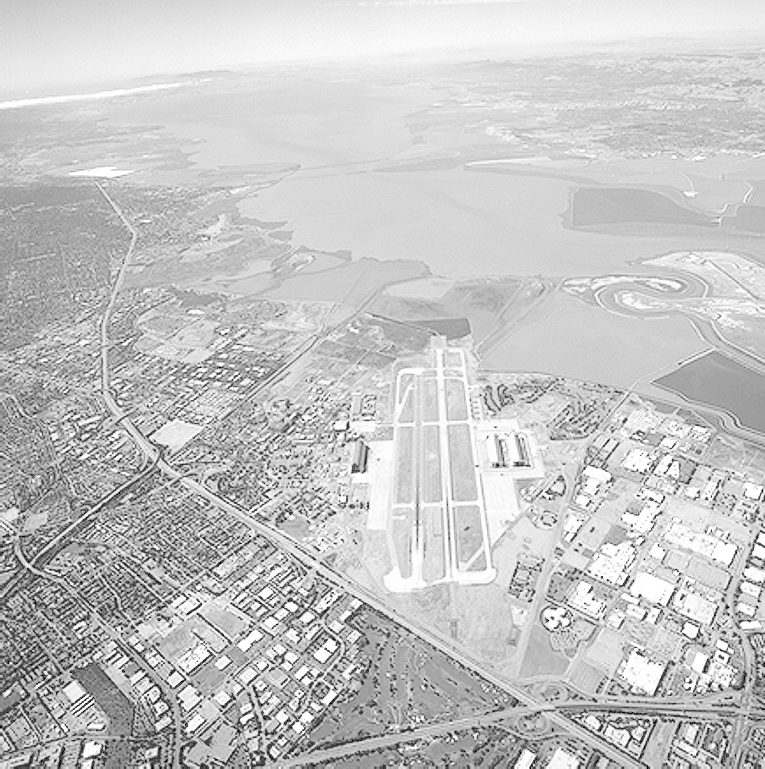
#> input picture runway.png, 765 x 769 px
$ jupyter execute 'Question 1.ipynb'
#> lines starting #> are read from the running program, lines starting #| are printed output that depends on the picture; after the words box and inside, x2 and y2 are one past the last pixel; in counts of white or black regions, pixels touching at a corner belong together
Question 01

[cell 1]
#Question 01. (a) Gamma correction with γ=0.5

import cv2 as cv
import numpy as np
import matplotlib.pyplot as plt

f = cv.imread('runway.png')
#> f is the input picture: shape (769, 765, 3); min 0, max 255, mean 197.1
assert f is not None, "Image not found"

gamma = 0.5
t = np.array(255 * (f / 255) ** gamma, dtype=np.uint8)
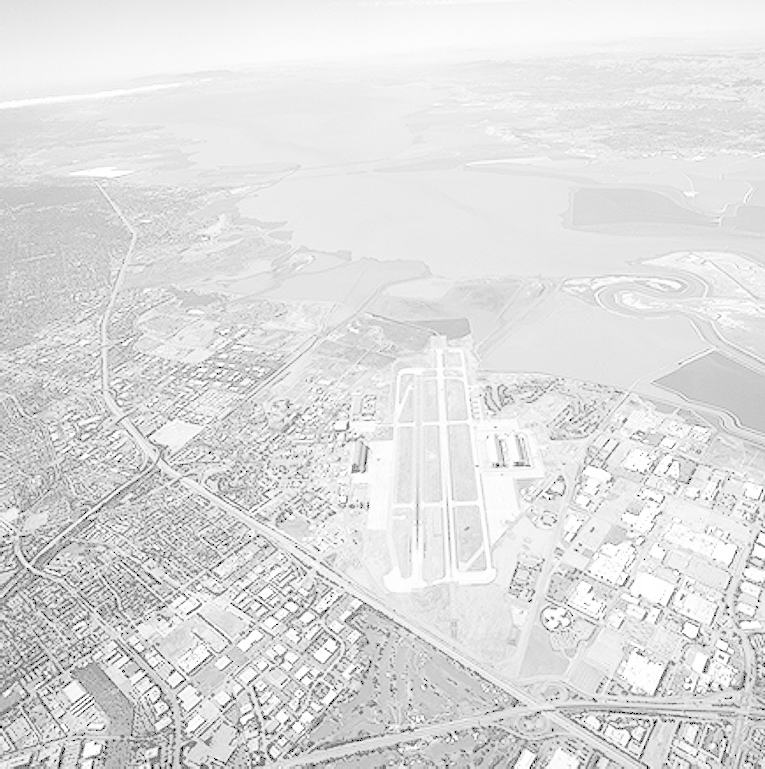
#> t: shape (769, 765, 3); min 0, max 255, mean 222
plt.figure(figsize=(10, 5))
plt.imshow(t)
plt.title('Gamma Correction with γ=0.5')
plt.axis('off')
plt.show()

[cell 2]
#Question 01. (a) Gamma correction with γ=2

import cv2 as cv
import numpy as np
import matplotlib.pyplot as plt

f = cv.imread('runway.png')
assert f is not None, "Image not found"
gamma = 2
t = np.array(255 * (f / 255) ** gamma, dtype=np.uint8)
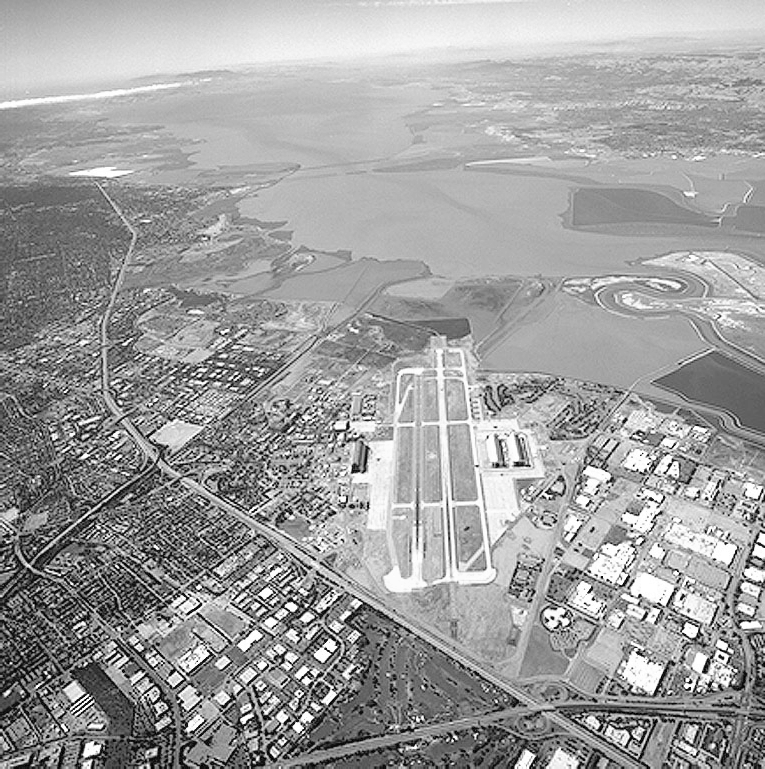
#> t: shape (769, 765, 3); min 0, max 255, mean 158.5
plt.imshow(t)
plt.title('Gamma Correction with γ=2')
plt.axis('off')
plt.show()

[cell 3]
#Contrast stretching with r1=0.2 and r2=0.8

import cv2 as cv
import numpy as np
import matplotlib.pyplot as plt

f = cv.imread('runway.png')
assert f is not None, "Image not found"

# Normalize image to [0,1]
img_norm = f / 255.0

# Define r1 and r2
r1 = 0.2
r2 = 0.8

# Apply piecewise transformation
s = np.zeros_like(img_norm)

# Apply conditions
s[img_norm < r1] = 0
s[img_norm > r2] = 1
mask = (img_norm >= r1) & (img_norm <= r2)
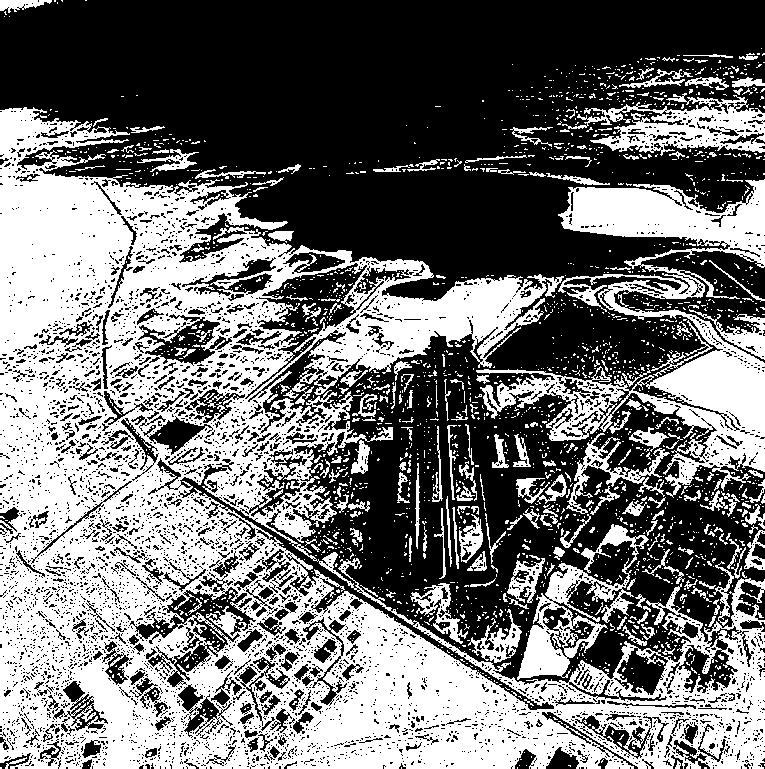
#> mask: shape (769, 765, 3) bool; 44.8% white; 2141 white regions (1928 under 20 px), largest, box (x1, y1, x2, y2) and area: (0, 107, 765, 769) 195679, (476, 179, 765, 498) 27111, (517, 524, 649, 680) 5446
s[mask] = (img_norm[mask] - r1) / (r2 - r1)
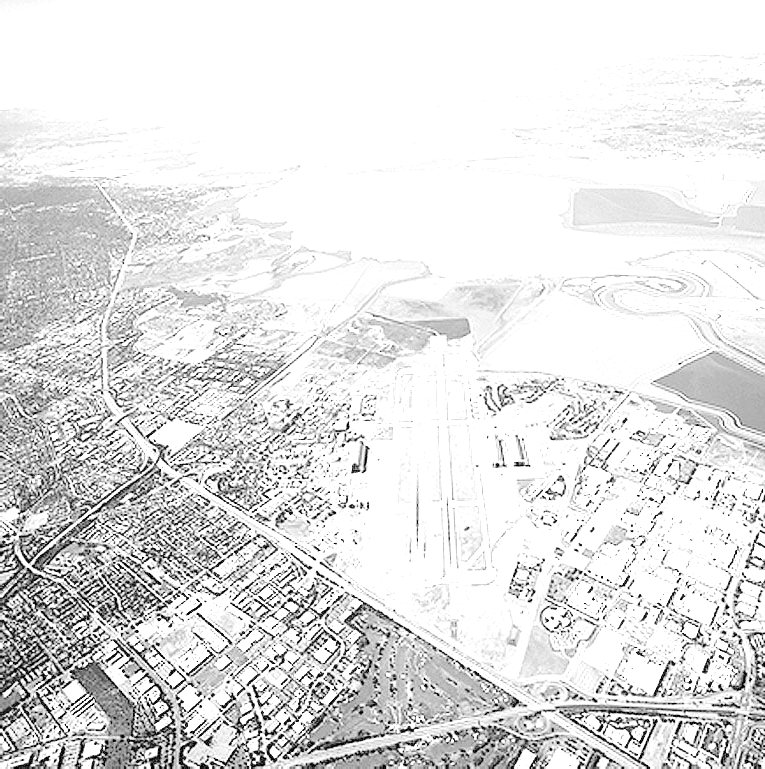
#> s: shape (769, 765, 3) float64; min 0, max 1, mean 0.884

# Convert back to [0,255]
s_out = (s * 255).astype(np.uint8)

plt.title("Contrast Stretched Image")
plt.imshow(s_out, cmap='gray')
plt.axis('off')

plt.show()
